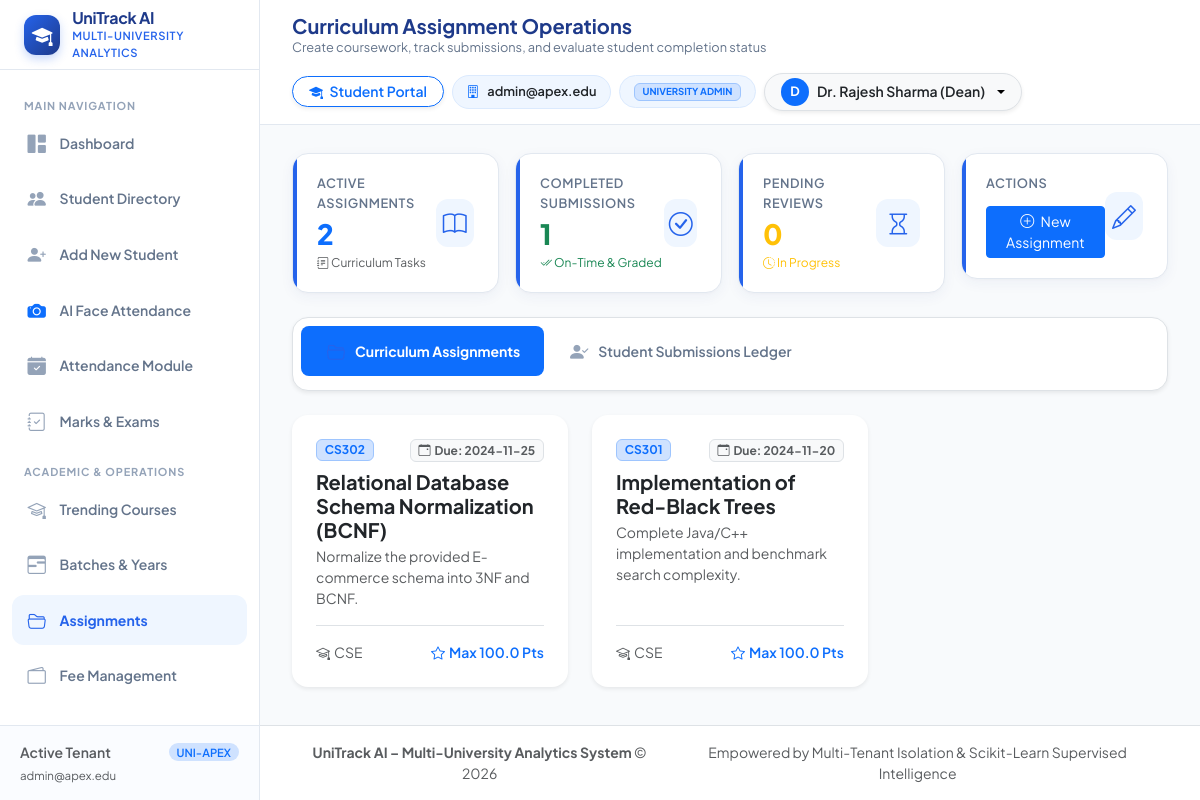
The app's page /assignments (signed in) with its own data.
### tables this page shows
CREATE TABLE assignments (
            id INTEGER PRIMARY KEY AUTOINCREMENT,
            university_id TEXT NOT NULL,
            department_id INTEGER,
            subject_id INTEGER,
            title TEXT NOT NULL,
            description TEXT,
            due_date DATE NOT NULL,
            max_points REAL DEFAULT 100.0,
            created_by INTEGER,
            created_at TIMESTAMP DEFAULT CURRENT_TIMESTAMP, course_id INTEGER, batch_id INTEGER, academic_year TEXT, file_path TEXT, file_name TEXT,
            FOREIGN KEY (university_id) REFERENCES universities (id) ON DELETE CASCADE,
            FOREIGN KEY (department_id) REFERENCES departments (id) ON DELETE SET NULL,
            FOREIGN KEY (subject_id) REFERENCES subjects (id) ON DELETE CASCADE,
            FOREIGN KEY (created_by) REFERENCES users (id) ON DELETE SET NULL
        );

CREATE TABLE subjects (
            id INTEGER PRIMARY KEY AUTOINCREMENT,
            university_id TEXT NOT NULL,
            department_id INTEGER,
            code TEXT NOT NULL,
            name TEXT NOT NULL,
            credits INTEGER DEFAULT 3,
            semester INTEGER DEFAULT 1,
            created_at TIMESTAMP DEFAULT CURRENT_TIMESTAMP,
            UNIQUE(university_id, code),
            FOREIGN KEY (university_id) REFERENCES universities (id) ON DELETE CASCADE,
            FOREIGN KEY (department_id) REFERENCES departments (id) ON DELETE SET NULL
        );

CREATE TABLE departments (
            id INTEGER PRIMARY KEY AUTOINCREMENT,
            university_id TEXT NOT NULL,
            code TEXT NOT NULL,
            name TEXT NOT NULL,
            head_of_dept TEXT,
            created_at TIMESTAMP DEFAULT CURRENT_TIMESTAMP,
            UNIQUE(university_id, code),
            FOREIGN KEY (university_id) REFERENCES universities (id) ON DELETE CASCADE
        );

### Student_Performance_Analytics/app.py (the view)
@app.route('/assignments')
@login_required
@permission_required('assignments')
def assignments_view():
    uni_id = get_current_university_id()
    with db_session() as conn:
        cursor = conn.cursor()
        cursor.execute('''
            SELECT a.*, d.code as dept_code, sub.code as sub_code, sub.name as sub_name
            FROM assignments a
            LEFT JOIN departments d ON a.department_id = d.id
            LEFT JOIN subjects sub ON a.subject_id = sub.id
            WHERE a.university_id = ?
            ORDER BY a.due_date DESC
        ''', (uni_id,))
        assignments = [dict(r) for r in cursor.fetchall()]
        cursor.execute('''
            SELECT sub.*, s.student_id, s.full_name, a.title, a.max_points
            FROM assignment_submissions sub
            JOIN students s ON sub.student_id = s.id AND sub.university_id = s.university_id
            JOIN assignments a ON sub.assignment_id = a.id AND sub.university_id = a.university_id
            WHERE sub.university_id = ?
            ORDER BY sub.id DESC
        ''', (uni_id,))
        submissions = [dict(r) for r in cursor.fetchall()]
        completed_count = sum(1 for s in submissions if s['status'] == 'Completed')
        pending_count = sum(1 for s in submissions if s['status'] == 'Pending')
        missing_count = sum(1 for s in submissions if s['status'] == 'Missing')
        late_count = sum(1 for s in submissions if s['status'] == 'Late')
        cursor.execute("SELECT * FROM departments WHERE university_id = ? ORDER BY name", (uni_id,))
        departments = [dict(r) for r in cursor.fetchall()]
        cursor.execute("SELECT * FROM subjects WHERE university_id = ? ORDER BY code", (uni_id,))
        subjects = [dict(r) for r in cursor.fetchall()]
    return render_template(
        'assignments.html',
        active_page='assignments',
        assignments=assignments,
        submissions=submissions,
        stats={'completed': completed_count, 'pending': pending_count, 'missing': missing_count, 'late': late_count},
        departments=departments,
        subjects=subjects
    )

### Student_Performance_Analytics/app.py (called while the page is built)
@app.context_processor
def inject_global_template_vars():
    return {
        'current_user': get_current_user(),
        'csrf_token': generate_csrf_token,
        'generate_csrf_token': generate_csrf_token,
        'today': datetime.date.today().strftime('%Y-%m-%d')
    }

@app.before_request
def csrf_protection_hook():
    if app.config.get('TESTING'):
        return
    exempt_paths = ['/api/status', '/api/predict']
    if request.path not in exempt_paths:
        validate_csrf()

### Student_Performance_Analytics/auth.py (called while the page is built, shortened)
def generate_csrf_token():
    if '_csrf_token' not in session:
        session['_csrf_token'] = secrets.token_hex(32)
    return session['_csrf_token']

def validate_csrf():
    if request.method in ['POST', 'PUT', 'DELETE', 'PATCH']:
        token = (
            request.headers.get('X-CSRFToken') or
            request.form.get('csrf_token') or
            (request.is_json and request.get_json(silent=True) and request.get_json(silent=True).get('csrf_token'))
        )
        expected_token = session.get('_csrf_token')
        if not expected_token or not token or token != expected_token:
            log_audit_event('CSRF_VALIDATION_FAILED', f"Path: {request.path}")
            if request.is_json:
                abort(403, description="CSRF token validation failed or missing.")
            flash("Security check failed (CSRF token missing or expired). Please try again.", "danger")
            abort(403)

def get_current_user():
    return session.get('user')

def login_required(f):
    @functools.wraps(f)
    def decorated_function(*args, **kwargs):
        if not session.get('user'):
            flash("Please log in to access this page.", "warning")
            return redirect(url_for('login_view', next=request.path))
        return f(*args, **kwargs)
    return decorated_function

def permission_required(permission_name):
    def decorator(f):
        @functools.wraps(f)
        def decorated_function(*args, **kwargs):
            user = session.get('user')
            if not user:
                return redirect(url_for('login_view'))
            if user.get('role') in ['super_admin', 'university_admin']:
                return f(*args, **kwargs)
        return decorated_function
    return decorator

def get_current_university_id():
    user = session.get('user')
    if not user:
        return None
    return user.get('university_id')

### Student_Performance_Analytics/templates/assignments.html (shortened to what this page needs)
{% extends "base.html" %}
{% block page_title %}Curriculum Assignment Operations{% endblock %}
{% block page_subtitle %}Create coursework, track submissions, and evaluate student completion status{% endblock %}
{% block content %}
<div class="row g-3 mb-4">
    <div class="col-xl-3 col-sm-6">
        <div class="stat-card">
            <div class="stat-card-info">
                <span class="stat-label">Active Assignments</span>
                <span class="stat-value text-primary">{{ assignments|length }}</span>
                <span class="stat-desc text-muted"><i class="bi bi-journal-text"></i> Curriculum Tasks</span>
            </div>
            <div class="stat-icon"><i class="bi bi-book"></i></div>
        </div>
    </div>
    <div class="col-xl-3 col-sm-6">
        <div class="stat-card">
            <div class="stat-card-info">
                <span class="stat-label">Completed Submissions</span>
                <span class="stat-value text-success">{{ stats.completed }}</span>
                <span class="stat-desc text-success"><i class="bi bi-check2-all"></i> On-Time & Graded</span>
            </div>
            <div class="stat-icon"><i class="bi bi-check-circle"></i></div>
        </div>
    </div>
    <div class="col-xl-3 col-sm-6">
        <div class="stat-card">
            <div class="stat-card-info">
                <span class="stat-label">Pending Reviews</span>
                <span class="stat-value text-warning">{{ stats.pending }}</span>
                <span class="stat-desc text-warning"><i class="bi bi-clock-history"></i> In Progress</span>
            </div>
            <div class="stat-icon"><i class="bi bi-hourglass"></i></div>
        </div>
    </div>
    <div class="col-xl-3 col-sm-6">
        <div class="stat-card">
            <div class="stat-card-info">
                <span class="stat-label">Actions</span>
                <div class="mt-2">
                    <button type="button" class="btn btn-primary btn-sm w-100" data-bs-toggle="modal" data-bs-target="#createAssignmentModal">
                        <i class="bi bi-plus-circle me-1"></i> New Assignment
                    </button>
                </div>
            </div>
            <div class="stat-icon"><i class="bi bi-pencil"></i></div>
        </div>
    </div>
</div>
<ul class="nav nav-pills mb-4 bg-white p-2 rounded-4 shadow-sm border" id="assignmentTabs" role="tablist">
    <li class="nav-item">
        <button class="nav-link active rounded-3 px-4" data-bs-toggle="pill" data-bs-target="#assignments-list-content">
            <i class="bi bi-folder2-open me-2"></i>Curriculum Assignments
        </button>
    </li>
    <li class="nav-item">
        <button class="nav-link rounded-3 px-4" data-bs-toggle="pill" data-bs-target="#submissions-content">
            <i class="bi bi-person-check-fill me-2"></i>Student Submissions Ledger
        </button>
    </li>
</ul>
<div class="tab-content" id="assignmentTabContent">
    <div class="tab-pane fade show active" id="assignments-list-content">
        <div class="row g-4">
            {% for a in assignments %}
            <div class="col-md-6 col-lg-4">
                <div class="card border-0 shadow-sm rounded-4 h-100">
                    <div class="card-body p-4 d-flex flex-column">
                        <div class="d-flex justify-content-between align-items-start mb-2">
                            <span class="badge bg-primary-subtle text-primary border border-primary-subtle">{{ a.sub_code }}</span>
                            <span class="badge bg-light text-muted border small"><i class="bi bi-calendar-event me-1"></i>Due: {{ a.due_date }}</span>
                        </div>
                        <h5 class="fw-bold text-dark mb-1">{{ a.title }}</h5>
                        <p class="text-muted small mb-3 flex-grow-1">{{ a.description or 'No specific description provided.' }}</p>
                        <div class="border-top pt-3 d-flex justify-content-between align-items-center text-muted small">
                            <span><i class="bi bi-mortarboard me-1"></i>{{ a.dept_code or 'General' }}</span>
                            <span class="fw-semibold text-primary"><i class="bi bi-star me-1"></i>Max {{ a.max_points }} Pts</span>
                        </div>
                    </div>
                </div>
            </div>
            {% else %}
            <div class="col-12 text-center py-5 text-muted">
                <i class="bi bi-journal-x fs-1 text-secondary d-block mb-2"></i>
                No assignments created yet for this semester. Click "+ New Assignment" above to begin.
            </div>
            {% endfor %}
        </div>
    </div>
</div>
{% endblock %}

### Student_Performance_Analytics/static/css/style.css (style rules this page uses)
:root { --bg-main: #FFFFFF; --bg-canvas: #F8FAFC; --primary-blue: #2563EB; --primary-blue-hover: #1D4ED8; --dark-blue: #1E3A8A; --light-blue: #EFF6FF; --light-blue-hover: #DBEAFE; --text-primary: #172554; --text-secondary: #64748B; --text-muted: #94A3B8; --border-color: #E2E8F0; --border-subtle: #F1F5F9; --card-bg: #FFFFFF; --card-shadow: 0 4px 14px 0 rgba(30, 58, 138, 0.05), 0 1px 3px 0 rgba(0, 0, 0, 0.02); --card-shadow-hover: 0 10px 25px -3px rgba(37, 99, 235, 0.12), 0 4px 6px -2px rgba(0, 0, 0, 0.04); --danger-red: #DC2626; --danger-bg: #FEF2F2; --warning-orange: #D97706; --warning-bg: #FFFBEB; --success-green: #059669; --success-bg: #ECFDF5; --accent-purple: #7C3AED; --accent-purple-bg: #F5F3FF; --sidebar-width: 260px; --topbar-height: 70px; --radius-sm: 8px; --radius-md: 12px; --radius-lg: 16px; --radius-pill: 9999px; --transition: all 0.25s cubic-bezier(0.4, 0, 0.2, 1); }
* { box-sizing: border-box; margin: 0; padding: 0; }
body { font-family: 'Plus Jakarta Sans', -apple-system, BlinkMacSystemFont, 'Segoe UI', Roboto, sans-serif; background-color: var(--bg-canvas); color: var(--text-primary); min-height: 100vh; overflow-x: hidden; line-height: 1.5; }
.nav-item { margin-bottom: 0.35rem; }
.nav-link { display: flex; align-items: center; padding: 0.7rem 0.85rem; border-radius: var(--radius-md); color: var(--text-secondary); font-weight: 600; font-size: 0.875rem; text-decoration: none; transition: var(--transition); }
.nav-link i { font-size: 1.15rem; margin-right: 0.75rem; width: 22px; text-align: center; color: var(--text-muted); transition: var(--transition); }
.nav-link.active { background-color: var(--light-blue); color: var(--primary-blue); font-weight: 700; }
.nav-link.active i { color: var(--primary-blue); }
.card { background: var(--card-bg); border: 1px solid var(--border-color); border-radius: var(--radius-lg); box-shadow: var(--card-shadow); transition: var(--transition); }
.stat-card { border-radius: var(--radius-lg); border: 1px solid var(--border-color); background: #FFFFFF; padding: 1.25rem 1.5rem; box-shadow: var(--card-shadow); display: flex; align-items: center; justify-content: space-between; transition: var(--transition); position: relative; overflow: hidden; }
.stat-card::before { content: ''; position: absolute; top: 0; left: 0; bottom: 0; width: 4px; background: var(--primary-blue); }
.stat-card-info { display: flex; flex-direction: column; }
.stat-label { font-size: 0.8rem; font-weight: 600; color: var(--text-secondary); text-transform: uppercase; letter-spacing: 0.04em; margin-bottom: 0.25rem; }
.stat-value { font-size: 1.75rem; font-weight: 800; color: var(--dark-blue); line-height: 1.2; }
.stat-desc { font-size: 0.75rem; color: var(--text-muted); margin-top: 0.25rem; }
.stat-icon { width: 48px; height: 48px; border-radius: var(--radius-md); background: var(--light-blue); color: var(--primary-blue); display: flex; align-items: center; justify-content: center; font-size: 1.5rem; }

### records on screen
assignments: sub_code "CS302", due_date "2024-11-25", title "Relational Database Schema Normalization (BCNF)", description "Normalize the provided E-commerce schema into 3NF and BCNF.", code "CSE", max_points "100.0"
assignments: sub_code "CS301", due_date "2024-11-20", title "Implementation of Red-Black Trees", description "Complete Java/C++ implementation and benchmark search complexity.", code "CSE", max_points "100.0"

### other values on screen
{{ current_user.university_name if current_user else 'UniTrack Global' }} "admin@apex.edu"
{{ current_user.university_name }} "admin@apex.edu"
{{ current_user.role.replace('_', ' ') }} "UNIVERSITY ADMIN"
{{ current_user.full_name[:1] }} "D"
{{ current_user.full_name }} "Dr. Rajesh Sharma (Dean)"
{{ assignments|length }} "2"
{{ stats.completed }} "1"
{{ stats.pending }} "0"
